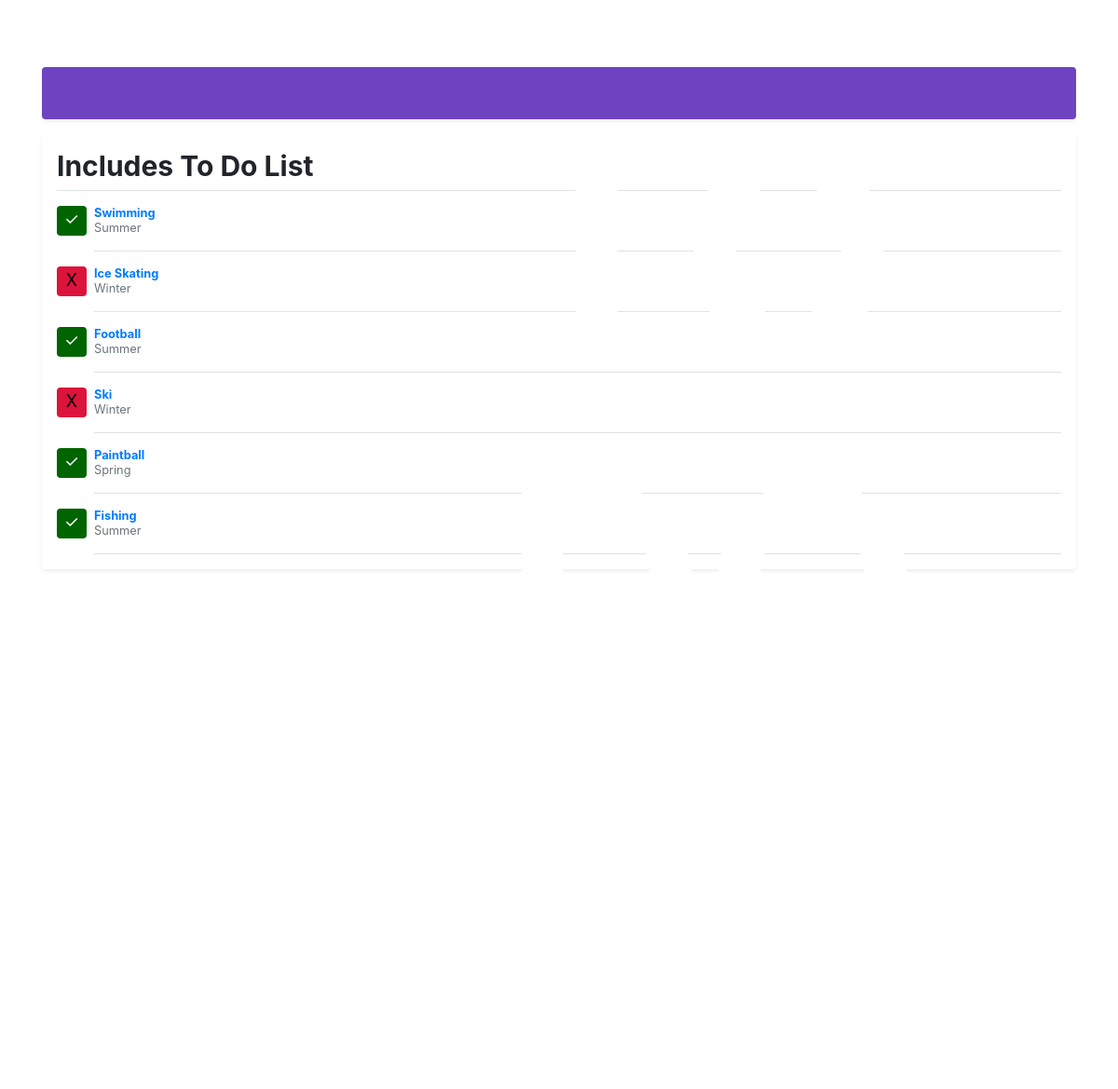
The page / on the database its author committed.
### data/models.py (models this page shows, shortened)
class ToDoList(models.Model):
    baslik = models.CharField(max_length=144,verbose_name="Name")
    aciklama = models.TextField(blank=True,null=True,verbose_name="Description")
    eklenme_tarihi = models.DateTimeField(default=timezone.now,verbose_name="Deadline")
    durum = models.BooleanField(default=False,verbose_name="Status")

### data/views.py (the view)
# urls.py: path('', ToDoListListView.as_view(), name='anasayfa'),
class ToDoListListView(ListView):
    model = ToDoList
    paginate_by = 10  # if pagination is desired

### templates/data/todolist_list.html (shortened to what this page needs)
{% extends "base.html" %}
{% block content %}
<main role="main" class="container">
  <div class="d-flex align-items-center p-3 my-3 text-white-50 bg-purple rounded shadow-sm">
    <div class="lh-100">
      <h5 class="mb-0 text-white 1h-100"  title="To Do List"><h4><a href="/" title="To Do List" style="color: white">TO DO LİST</a></h4></h5>
    </div>
  </div>
  <div class="my-3 p-3 bg-white rounded shadow-sm">
    <h6 class="border-bottom border-gray pb-2 mb-0">Includes To Do List</h6>
    {% for yapilacaklar in object_list %}
    <div class="media text-muted pt-3">
    {% if yapilacaklar.durum %}
      <svg class="bd-placeholder-img mr-2 rounded" width="32" height="32" xmlns="http://www.w3.org/2000/svg" preserveAspectRatio="xMidYMid slice" focusable="false" role="img" aria-label="Placeholder: 32x32"><title>Did</title><rect width="100%" height="100%" fill="#006400"/><text x="50%" y="50%" fill="white" dy=".3em">✓</text></svg>
    {% else %}
     <svg class="bd-placeholder-img mr-2 rounded" width="32" height="32" xmlns="http://www.w3.org/2000/svg" preserveAspectRatio="xMidYMid slice" focusable="false" role="img" aria-label="Placeholder: 32x32"><title>Did Not</title><rect width="100%" height="100%" fill="#DC143C"/><text x="50%" y="50%" fill="black" dy=".3em">X</text></svg>
    {% endif %}
      <p class="media-body pb-3 mb-0 small lh-125 border-bottom border-gray">
        <a href="/detay/{{ yapilacaklar.pk }}/" title="{{ yapilacaklar.baslik }}"><strong class="d-block text-gray-dark">{{ yapilacaklar.baslik }}</strong></a>
        {{ yapilacaklar.aciklama }}
      </p>
    </div>
    {% endfor %}
  </div>
</main>
{% endblock content %}

### templates/base.html (shortened to what this page needs)
{% load static %}
<!DOCTYPE html>
<html lang="en">
<head>
    <link rel="stylesheet" href="https://stackpath.bootstrapcdn.com/bootstrap/4.4.1/css/bootstrap.min.css">
    <link rel="stylesheet" type="text/css" href="{% static 'todo.css' %}">
</head>
<body>
{% block content %}
{% endblock content %}
</body>
</html>

### static/todo.css (style rules this page uses)
.bd-placeholder-img { font-size: 1.125rem; text-anchor: middle; -webkit-user-select: none; -moz-user-select: none; -ms-user-select: none; user-select: none; }
h4 { position: absolute; left: 45%; font-weight: bold; font-size: 300px; }
h6 { font-size: 30px; font-weight: bolder; }
html, body { overflow-x: hidden; }
body { padding-top: 56px; }
.text-white-50 { color: rgba(255, 255, 255, .5); }
.bg-purple { background-color: #6f42c1; }
.lh-100 { line-height: 1; }
.lh-125 { line-height: 1.25; }

### templates/base.html (style rules this page uses)
.bd-placeholder-img { font-size: 1.125rem; text-anchor: middle; -webkit-user-select: none; -moz-user-select: none; -ms-user-select: none; user-select: none; }
h4 { position: absolute; left: 45%; font-weight: bold; }
h6 { font-size: 30px; font-weight: bolder; }
html, body { overflow-x: hidden; }
body { padding-top: 56px; }
.text-white-50 { color: rgba(255, 255, 255, .5); }
.bg-purple { background-color: #6f42c1; }
.lh-100 { line-height: 1; }
.lh-125 { line-height: 1.25; }

### rows shown on the page
ToDoList: durum True (drawn), baslik "Swimming", aciklama "Summer"
ToDoList: durum False (drawn), baslik "Ice Skating", aciklama "Winter"
ToDoList: durum True (drawn), baslik "Football", aciklama "Summer"
ToDoList: durum False (drawn), baslik "Ski", aciklama "Winter"
ToDoList: durum True (drawn), baslik "Paintball", aciklama "Spring"
ToDoList: durum True (drawn), baslik "Fishing", aciklama "Summer"
